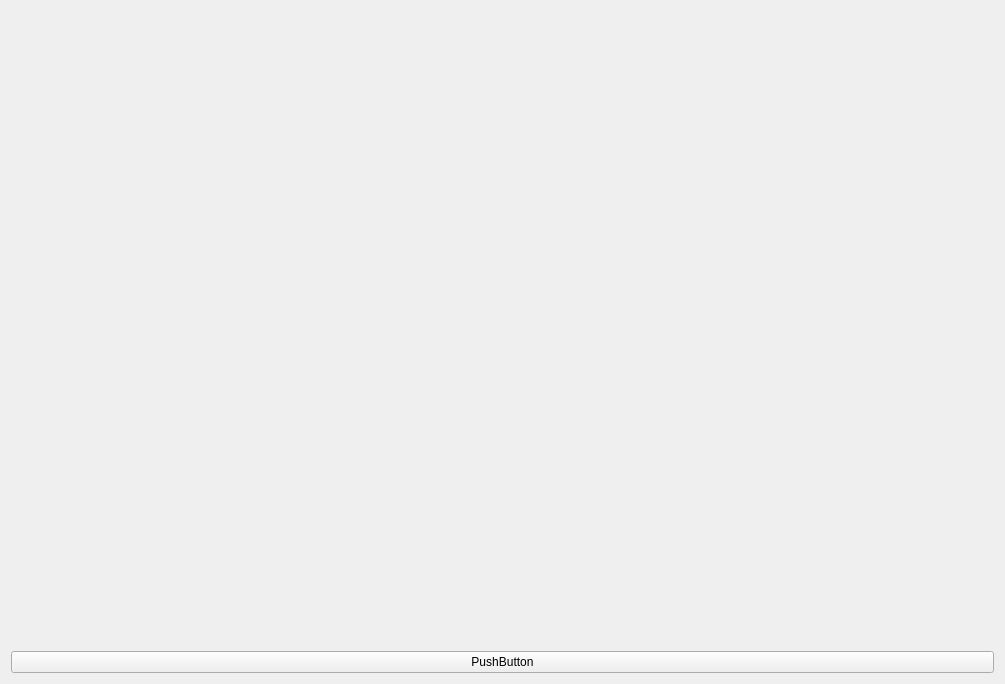
<?xml version="1.0" encoding="UTF-8"?>
<ui version="4.0">
 <class>ProductCard</class>
 <widget class="QWidget" name="ProductCard">
  <property name="geometry">
   <rect>
    <x>0</x>
    <y>0</y>
    <width>1005</width>
    <height>684</height>
   </rect>
  </property>
  <property name="windowTitle">
   <string>Form</string>
  </property>
  <layout class="QVBoxLayout" name="verticalLayout_2">
   <item>
    <layout class="QVBoxLayout" name="verticalLayout">
     <item>
      <widget class="QLabel" name="lblName">
       <property name="text">
        <string/>
       </property>
      </widget>
     </item>
     <item>
      <widget class="QLabel" name="lblCategory">
       <property name="text">
        <string/>
       </property>
      </widget>
     </item>
     <item>
      <widget class="QLabel" name="lblPrice">
       <property name="text">
        <string/>
       </property>
      </widget>
     </item>
     <item>
      <widget class="QPushButton" name="btnAddToCart">
       <property name="text">
        <string>PushButton</string>
       </property>
      </widget>
     </item>
    </layout>
   </item>
  </layout>
 </widget>
 <resources/>
 <connections/>
</ui>
